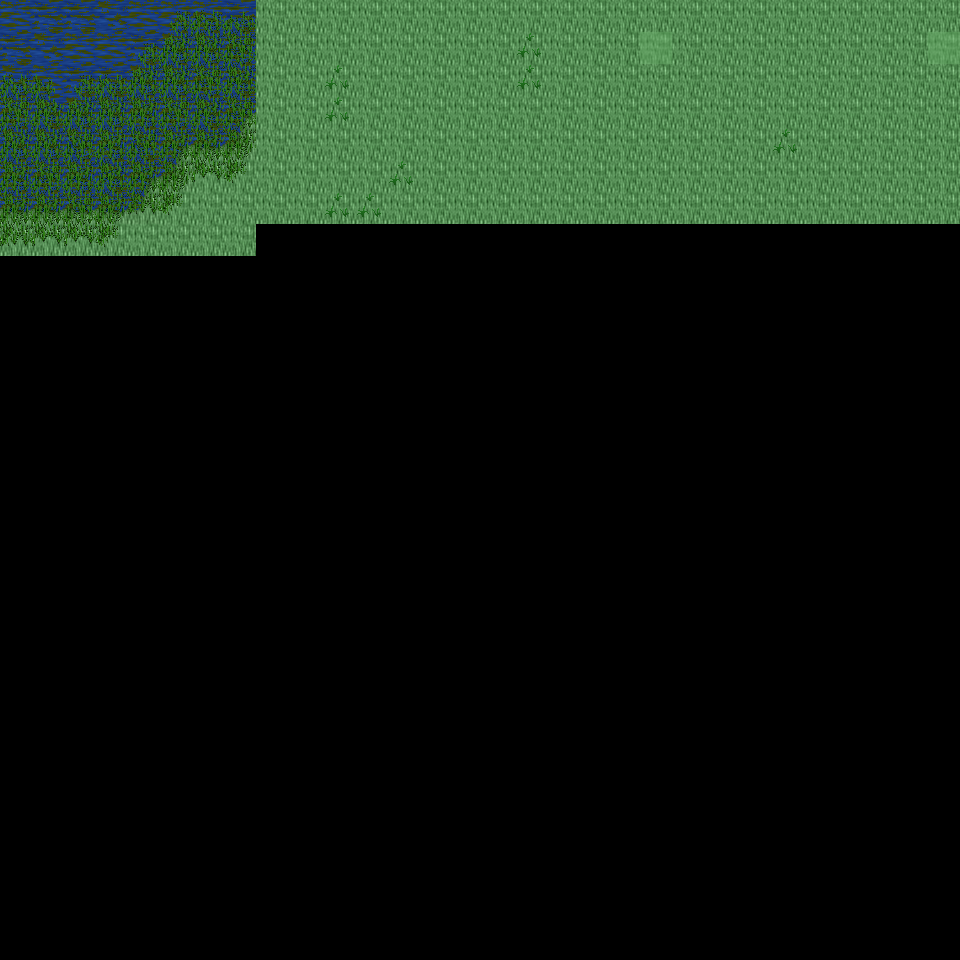

This is a level from a 2D game, rendered from its Tiled map with the project's own tilesets. A one-line summary and the map file follow, with tile-layer data summarised:
An orthogonal 30x30 tile map with 32x32 px tiles, 6 tile layers (Ground, Object, Object2, Above, ...), 33 tilesets and 2 objects (2x mapExit).

<map version="1.0" orientation="orthogonal" renderorder="right-down" width="30" height="30" tilewidth="32" tileheight="32" nextobjectid="3">
  <tileset firstgid="1" name="tileset_ground_ground" tilewidth="32" tileheight="32" tilecount="33" columns="3">
    <image source="../drawable/tileset_ground_ground.png" width="96" height="352" />
  </tileset>
  <tileset firstgid="34" name="tileset_ground_ice_ice" tilewidth="32" tileheight="32" tilecount="3" columns="3">
    <image source="../drawable/tileset_ground_ice_ice.png" width="96" height="32" />
  </tileset>
  <tileset firstgid="37" name="tileset_ground_water_pool" tilewidth="32" tileheight="32" tilecount="72" columns="3">
    <image source="../drawable/tileset_ground_water_pool.png" width="96" height="768" />
  </tileset>
  <tileset firstgid="109" name="tileset_ground_grass_edges" tilewidth="32" tileheight="32" tilecount="36" columns="12">
    <image source="../drawable/tileset_ground_grass_edges.png" width="384" height="96" />
  </tileset>
  <tileset firstgid="145" name="tileset_ground_ridge_ice_2" tilewidth="32" tileheight="32" tilecount="42" columns="7">
    <image source="../drawable/tileset_ground_ridge_ice_2.png" width="224" height="192" />
  </tileset>
  <tileset firstgid="187" name="tileset_ground_ridge_earth_dark" tilewidth="32" tileheight="32" tilecount="96" columns="12">
    <image source="../drawable/tileset_ground_ridge_earth_dark.png" width="384" height="256" />
  </tileset>
  <tileset firstgid="283" name="tileset_ground_rock_pebbles" tilewidth="32" tileheight="32" tilecount="3" columns="1">
    <image source="../drawable/tileset_ground_rock_pebbles.png" width="32" height="96" />
  </tileset>
  <tileset firstgid="286" name="tileset_plant_grasses" tilewidth="32" tileheight="32" tilecount="6" columns="3">
    <image source="../drawable/tileset_plant_grasses.png" width="96" height="64" />
  </tileset>
  <tileset firstgid="292" name="tileset_plant_bush_bushes" tilewidth="32" tileheight="32" tilecount="10" columns="5">
    <image source="../drawable/tileset_plant_bush_bushes.png" width="160" height="64" />
  </tileset>
  <tileset firstgid="302" name="tileset_ground_cobbled_paving" tilewidth="32" tileheight="32" tilecount="1" columns="1">
    <image source="../drawable/tileset_ground_cobbled_paving.png" width="32" height="32" />
  </tileset>
  <tileset firstgid="303" name="tileset_ground_grass_corners" tilewidth="32" tileheight="32" tilecount="24" columns="6">
    <image source="../drawable/tileset_ground_grass_corners.png" width="192" height="128" />
  </tileset>
  <tileset firstgid="327" name="tileset_plant_flower_daisy_white" tilewidth="32" tileheight="32" tilecount="8" columns="2">
    <image source="../drawable/tileset_plant_flower_daisy_white.png" width="64" height="128" />
  </tileset>
  <tileset firstgid="335" name="tileset_plant_flower_daisy_blue" tilewidth="32" tileheight="32" tilecount="8" columns="2">
    <image source="../drawable/tileset_plant_flower_daisy_blue.png" width="64" height="128" />
  </tileset>
  <tileset firstgid="343" name="tileset_item_armor_sword_rack" tilewidth="32" tileheight="32" tilecount="4" columns="2">
    <image source="../drawable/tileset_item_armor_sword_rack.png" width="64" height="64" />
  </tileset>
  <tileset firstgid="347" name="tileset_plant_stump_small_stump" tilewidth="32" tileheight="32" tilecount="4" columns="2">
    <image source="../drawable/tileset_plant_stump_small_stump.png" width="64" height="64" />
  </tileset>
  <tileset firstgid="351" name="tileset_item_postbox" tilewidth="32" tileheight="32" tilecount="4" columns="2">
    <image source="../drawable/tileset_item_postbox.png" width="64" height="64" />
  </tileset>
  <tileset firstgid="355" name="tileset_item_armor_weapons_rack" tilewidth="32" tileheight="32" tilecount="18" columns="9">
    <image source="../drawable/tileset_item_armor_weapons_rack.png" width="288" height="64" />
  </tileset>
  <tileset firstgid="373" name="tileset_item_pot_pot_golden_centred" tilewidth="32" tileheight="32" tilecount="3" columns="3">
    <image source="../drawable/tileset_item_pot_pot_golden_centred.png" width="96" height="32" />
  </tileset>
  <tileset firstgid="376" name="tileset_logic_creature_orc" tilewidth="32" tileheight="32" tilecount="6" columns="6">
    <image source="../drawable/tileset_logic_creature_orc.png" width="192" height="32" />
  </tileset>
  <tileset firstgid="382" name="tileset_logic_creature_animal" tilewidth="32" tileheight="32" tilecount="32" columns="8">
    <image source="../drawable/tileset_logic_creature_animal.png" width="256" height="128" />
  </tileset>
  <tileset firstgid="414" name="tileset_logic_creature_gnome" tilewidth="32" tileheight="32" tilecount="6" columns="6">
    <image source="../drawable/tileset_logic_creature_gnome.png" width="192" height="32" />
  </tileset>
  <tileset firstgid="420" name="tileset_logic_portal" tilewidth="32" tileheight="32" tilecount="24" columns="8">
    <image source="../drawable/tileset_logic_portal.png" width="256" height="96" />
  </tileset>
  <tileset firstgid="444" name="tileset_logic_collision" tilewidth="32" tileheight="32" tilecount="1" columns="1">
    <image source="../drawable/tileset_logic_collision.png" width="32" height="32" />
  </tileset>
  <tileset firstgid="445" name="tileset_logic_creature_frogman" tilewidth="32" tileheight="32" tilecount="3" columns="3">
    <image source="../drawable/tileset_logic_creature_frogman.png" width="96" height="32" />
  </tileset>
  <tileset firstgid="448" name="tileset_ground_water_swamp_water" tilewidth="32" tileheight="32" tilecount="33" columns="3">
    <image source="../drawable/tileset_ground_water_swamp_water.png" width="96" height="352" />
  </tileset>
  <tileset firstgid="481" name="tileset_plant_grasses_swamp" tilewidth="32" tileheight="32" tilecount="42" columns="6">
    <image source="../drawable/tileset_plant_grasses_swamp.png" width="192" height="224" />
  </tileset>
  <tileset firstgid="523" name="tileset_plant_stump_hollow_logs" tilewidth="32" tileheight="32" tilecount="6" columns="3">
    <image source="../drawable/tileset_plant_stump_hollow_logs.png" width="96" height="64" />
  </tileset>
  <tileset firstgid="529" name="tileset_plant_tree_tree_darkgreen" tilewidth="32" tileheight="32" tilecount="88" columns="8">
    <image source="../drawable/tileset_plant_tree_tree_darkgreen.png" width="256" height="352" />
  </tileset>
  <tileset firstgid="617" name="tileset_plant_tree_dead_tree_3" tilewidth="32" tileheight="32" tilecount="16" columns="4">
    <image source="../drawable/tileset_plant_tree_dead_tree_3.png" width="128" height="128" />
  </tileset>
  <tileset firstgid="633" name="tileset_building_chimney_smoke" tilewidth="32" tileheight="32" tilecount="40" columns="4">
    <image source="../drawable/tileset_building_chimney_smoke.png" width="128" height="320" />
  </tileset>
  <tileset firstgid="673" name="tileset_building_huts" tilewidth="32" tileheight="32" tilecount="338" columns="26">
    <image source="../drawable/tileset_building_huts.png" width="832" height="416" />
  </tileset>
  <tileset firstgid="1011" name="tileset_logic_creature_fowl" tilewidth="32" tileheight="32" tilecount="6" columns="6">
    <image source="../drawable/tileset_logic_creature_fowl.png" width="192" height="32" />
  </tileset>
  <tileset firstgid="1017" name="tileset_logic_creature_elemental" tilewidth="32" tileheight="32" tilecount="16" columns="8">
    <image source="../drawable/tileset_logic_creature_elemental.png" width="256" height="64" />
  </tileset>
  <layer name="Ground" width="30" height="30">
    <data>[900 cells, 218 non-empty, 7 distinct tile ids]</data>
  </layer>
  <layer name="Object" width="30" height="30">
    <data>[900 cells, 10 non-empty, 2 distinct tile ids]</data>
  </layer>
  <layer name="Object2" width="30" height="30">
    <data>[900 cells, 49 non-empty, 12 distinct tile ids]</data>
  </layer>
  <layer name="Above" width="30" height="30">
    <data>[900 cells, 0 non-empty, 0 distinct tile ids]</data>
  </layer>
  <layer name="Above2" width="30" height="30">
    <data>[900 cells, 0 non-empty, 0 distinct tile ids]</data>
  </layer>
  <layer name="Walkable" width="30" height="30">
    <data>[900 cells, 2 non-empty, 1 distinct tile ids]</data>
  </layer>
  <objectgroup name="MapEvents">
    <object id="1" name="north" type="mapExit" x="0" y="0" width="960" height="32">
      <properties>
        <property name="map" value="level_0_x191_y45" />
        <property name="x" value="0" />
        <property name="y" value="28" />
      </properties>
    </object>
    <object id="2" name="west" type="mapExit" x="0" y="0" width="32" height="960">
      <properties>
        <property name="map" value="level_0_x190_y46" />
        <property name="x" value="28" />
        <property name="y" value="0" />
      </properties>
    </object>
  </objectgroup>
</map>
